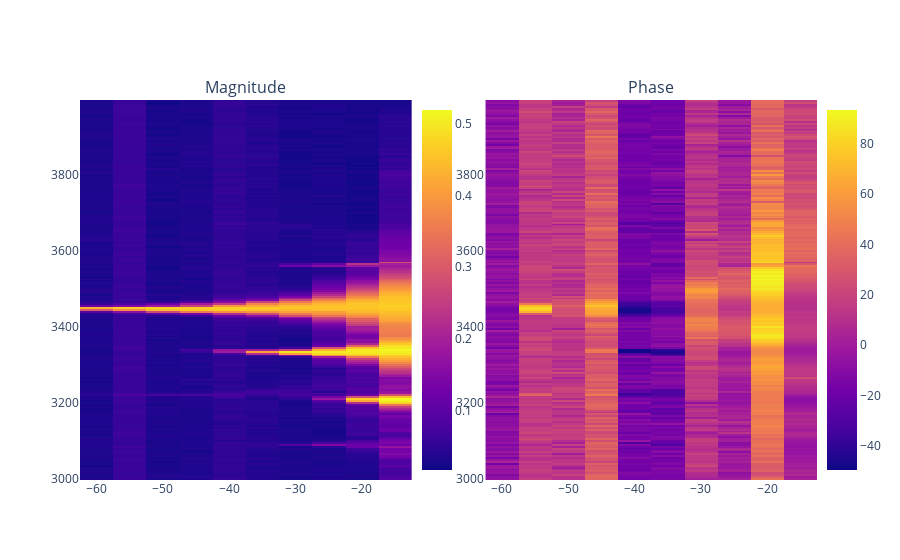

The cell this chart's notebook holds for it:
### Code cell
from plotly.subplots import make_subplots
import plotly.graph_objects  as go 


#Initialize variables for storage
mags = np.ndarray((len(qubitFreq_array),len(lopower_array)))
phases = np.ndarray((len(qubitFreq_array),len(lopower_array)))

mags[:] =maxv
phases[:] = 0

try:
    for idx_power, lo_power in enumerate(lopower_array): 

        with twpa:
            #Update center frequecy of the resonator
            freqs, mag, phase = meas_spectrum(vna, params['center_freq'] ,f_span=params['span_freq'],power=params['vna_power'], npoints=1001,sleep_t = 5, meas = meas)
            f_c, Qf, fwhm, mag_dB_minf, figf, fig_dBf = Q(freqs,mag, True)
            
            print('Center frequency: %2.2f Hz'%f_c)
            print('FWHM: %2.2f kHz'%(fwhm*1e-3))
            print('Quality Factor: %2.2f'%Qf)

            freqs, mag, phase = meas_spectrum(vna, 
                       f_c = f_c, 
                       f_span= 10e-6, # VNA in unit MHz
                       power = params['vna_power'],
                       npoints = 3, 
                       sleep_t = 3, meas = meas)
            phase0 = np.mean(phase)
        
        #with(lo):#Removed                              for ERASynh
        lo.set_level(lo_power)

        sleep(0.1)
        for idx,qfreq in enumerate(qubitFreq_array):
            #with lo:#Removed                           for ERASynh
            lo.set_RF(qfreq*1e6) # *1e6                 for ERASynh
            lo.on()  #Added                             for ERASynh
            with twpa:   
                sleep(0.2)
                clear_output(wait=True)
                vna.reset_average()
                sleep(delay)
                mag, phase =  vna.get_data( meas = meas)
                mags[idx,idx_power] = mag[1]
                phases[idx,idx_power] = phase[1]-phase0
            lo.off() #Added                             for ERASynh

            # Plot
            fig_ = make_subplots(rows=1, cols=2, subplot_titles=("Magnitude","Phase"))
            fig_.add_trace(go.Heatmap(x=lopower_array,y=qubitFreq_array,z=mags, colorbar=dict(x=.45,len=1)))
            fig_.add_trace(go.Heatmap(x=lopower_array,y=qubitFreq_array,z=phases, colorbar=dict(x=1,len=1)),row=1,col=2)
            fig_.show()

            #plt.pcolor(lopower_array,qubitFreq_array,mags)
            #plt.show()
    Z = toComplex(mags,phases)
except KeyboardInterrupt:
    print("Stopped")
finally:
    print('Measurement finished. Stopping the sources.')
    vna.stop_rf()


filename = params['test_type'] +"_"+params['qubit_name'] + "_" +params['test_date']
header_str = get_plot_str(params, filename)
np.savez("./data/"+filename,
         header = header_str,
         freqs=qubitFreq_array,
         axis2 = lopower_array,
         mags=mags,
         phases=phases)
print('file saved as %s'%filename)

### Figure 1 — Plotly figure (JSON) as saved in the notebook; plotly's stock layout.template omitted (floating-point values rounded to 4 significant figures; data arrays with more than 128 entries replaced by an {"elided": "..."} marker saying what was removed)
{"data": [{"colorbar": {"len": 1, "x": 0.45}, "type": "heatmap", "x": [-15, -20, -25, -30, -35, -40, -45, -50, -55, -60], "y": {"elided": "200 int values"}, "z": {"elided": "200x10 float values"}}, {"colorbar": {"len": 1, "x": 1}, "type": "heatmap", "x": [-15, -20, -25, -30, -35, -40, -45, -50, -55, -60], "xaxis": "x2", "y": {"elided": "200 int values"}, "yaxis": "y2", "z": {"elided": "200x10 float values"}}], "layout": {"annotations": [{"font": {"size": 16}, "showarrow": false, "text": "Magnitude", "x": 0.225, "xanchor": "center", "xref": "paper", "y": 1, "yanchor": "bottom", "yref": "paper"}, {"font": {"size": 16}, "showarrow": false, "text": "Phase", "x": 0.775, "xanchor": "center", "xref": "paper", "y": 1, "yanchor": "bottom", "yref": "paper"}], "xaxis": {"anchor": "y", "domain": [0, 0.45]}, "xaxis2": {"anchor": "y2", "domain": [0.55, 1]}, "yaxis": {"anchor": "x", "domain": [0, 1]}, "yaxis2": {"anchor": "x2", "domain": [0, 1]}}}
